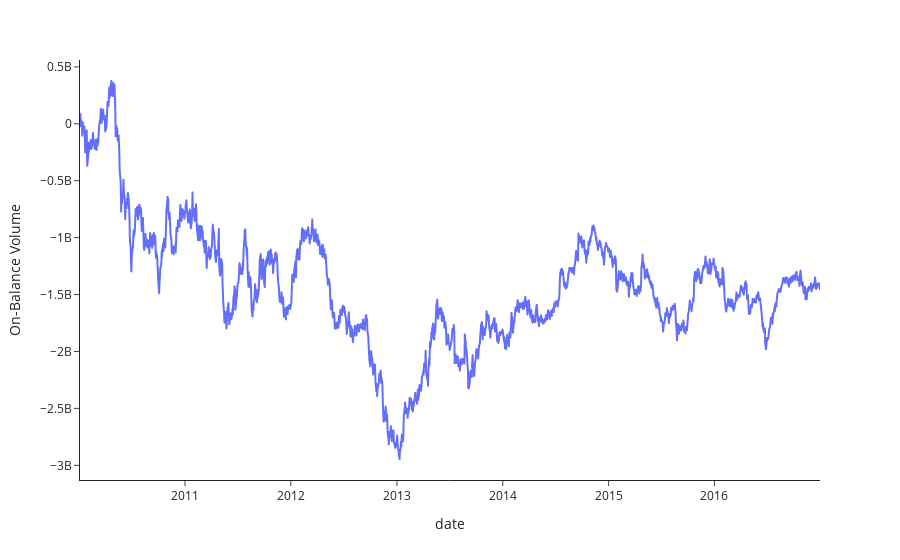

Write notebook code for a chart like this one.
### Code cell
OBV = ta.volume.on_balance_volume(stock_price["close"], stock_price["volume"])
fig = px.line(stock_price, x=stock_price["date"], y=OBV, labels=dict(y="On-Balance Volume"))
fig.update_layout(template="simple_white")
fig

### Figure 1 — Plotly figure (JSON) as saved in the notebook; plotly's stock layout.template omitted (floating-point values rounded to 4 significant figures; data arrays with more than 128 entries replaced by an {"elided": "..."} marker saying what was removed)
{"data": [{"hovertemplate": "date=%{x}<br>On-Balance Volume=%{y}<extra></extra>", "legendgroup": "", "line": {"color": "#636efa", "dash": "solid"}, "mode": "lines", "name": "", "showlegend": false, "type": "scattergl", "x": {"elided": "1762 str values"}, "xaxis": "x", "y": {"elided": "1762 int values"}, "yaxis": "y"}], "layout": {"legend": {"tracegroupgap": 0}, "margin": {"t": 60}, "xaxis": {"anchor": "y", "domain": [0, 1], "title": {"text": "date"}}, "yaxis": {"anchor": "x", "domain": [0, 1], "title": {"text": "On-Balance Volume"}}}}
